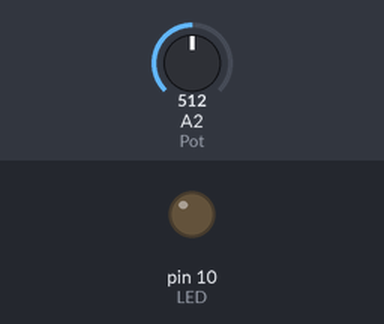
A sketch run on a simulated Arduino Uno, built with avr-gcc and run on an emulated ATmega328P. On the bench: output pins drawn as LEDs (lit = HIGH). Dashed ring = blinking. The inputs (shaded band) are chosen by the test bench; at power-on: A2 (Pot) = 512.

Above: at 1.7 s.
At 4.0 s:
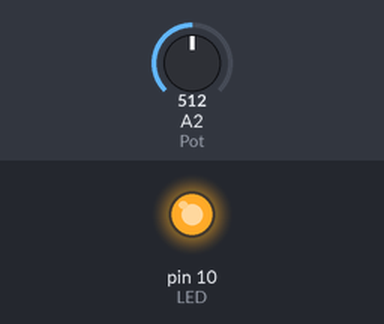
4.1 s: A2 (Pot) set to 122
8.2 s: A2 (Pot) set to 0
At 8.83 s:
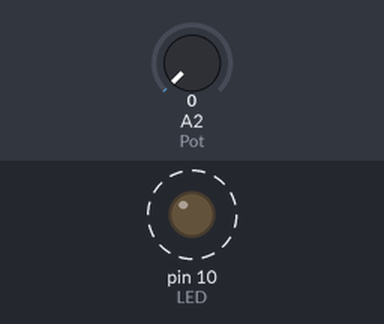
Timing chart, 0 to 18.3 s (numbered marks = the images above; inputs shaded):
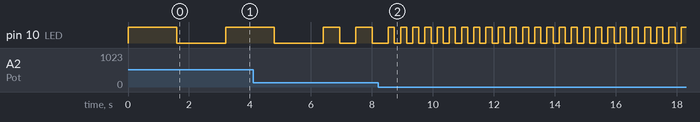

Measured:
- after the input at 8.2 s, pin 10 (LED): alternates HIGH for 0.20 s and LOW for 0.20 s, starting after 0.54 s

The sketch:

adc_out.ino
```cpp
int LED = 10;
int Pot = 2; // Potentiometer
int Pot_Data = 0;
void setup() {
  // put your setup code here, to run once:
pinMode(LED, OUTPUT);
pinMode(Pot, INPUT);
}

void loop() {
  // put your main code here, to run repeatedly:
Pot_Data = analogRead(Pot);
Pot_Data = map(Pot_Data, 0, 1023, 200,3000);
digitalWrite(LED, HIGH);
delay(Pot_Data);
digitalWrite(LED, LOW);
delay(Pot_Data);
}
```
